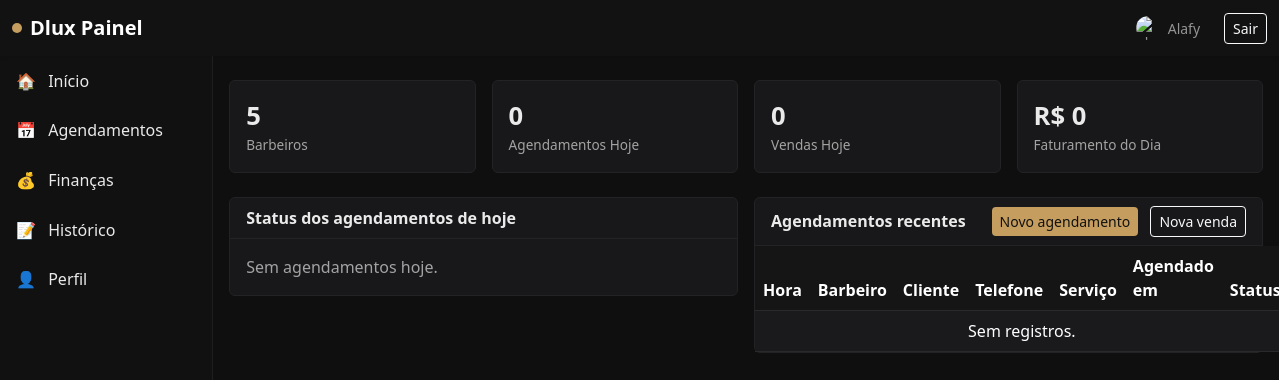
The page /painel/admin/ (signed in) on the database as committed earlier.
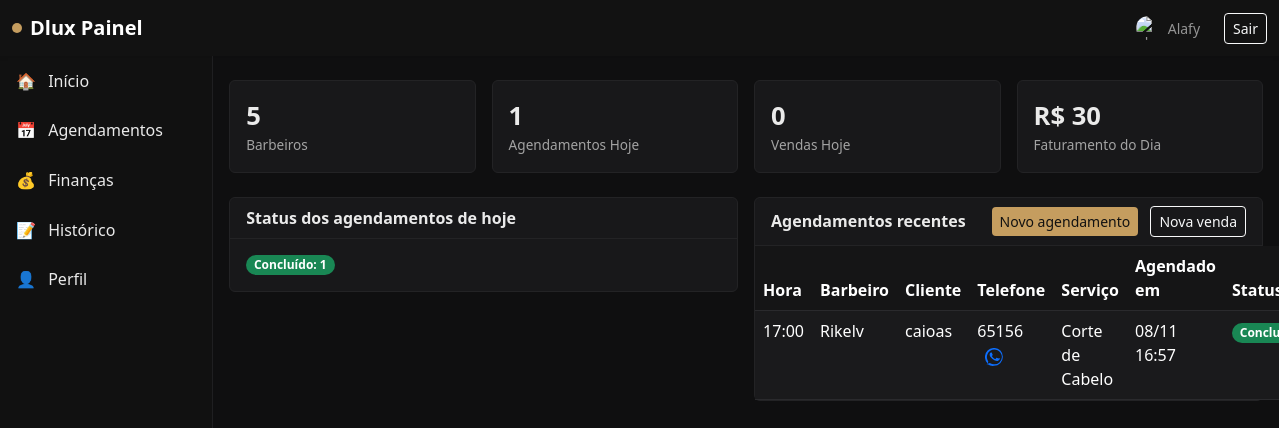
The same page on the database as committed later.
### appointments/models.py (models this page shows, shortened)
class Appointment(models.Model):
    STATUS_SCHEDULED = 'scheduled'
    STATUS_DONE = 'done'
    STATUS_CANCELLED = 'cancelled'
    STATUS_CHOICES = [
        (STATUS_SCHEDULED, 'Agendado'),
        (STATUS_DONE, 'Finalizado'),
        (STATUS_CANCELLED, 'Cancelado'),
    ]
    barber = models.ForeignKey(User, on_delete=models.CASCADE, limit_choices_to={'role': User.BARBER}, related_name='appointments')
    client_name = models.CharField(max_length=120)
    client_phone = models.CharField(max_length=32)
    service = models.ForeignKey(Service, on_delete=models.PROTECT)
    start_datetime = models.DateTimeField()
    end_datetime = models.DateTimeField()
    status = models.CharField(max_length=12, choices=STATUS_CHOICES, default=STATUS_SCHEDULED)
    notes = models.TextField(blank=True)
    created_at = models.DateTimeField(auto_now_add=True)
    class Meta:
        indexes = [
            models.Index(fields=['barber', 'start_datetime']),
            models.Index(fields=['status']),
        ]

### users/models.py (models this page shows, shortened)
class User(AbstractUser):
    BARBER = 'barber'
    ADMIN = 'admin'
    ROLE_CHOICES = [
        (BARBER, 'Barbeiro'),
        (ADMIN, 'Administrador'),
    ]
    role = models.CharField(max_length=16, choices=ROLE_CHOICES, default=BARBER)
    display_name = models.CharField(max_length=255, blank=True)
    avatar = models.ImageField(upload_to='avatars/', blank=True, null=True)
    phone = models.CharField(max_length=32, blank=True)

### services/models.py (models this page shows, shortened)
class Service(models.Model):
    title = models.CharField(max_length=120)
    price = models.DecimalField(max_digits=8, decimal_places=2)
    duration_minutes = models.PositiveIntegerField(default=30)
    active = models.BooleanField(default=True)

### users/views.py (the view)
# urls.py: path('painel/admin/', dashboard_admin, name='dashboard_admin'),
@login_required
def dashboard_admin(request: HttpRequest):
    now_local = timezone.localtime()
    Appointment.objects.filter(status='scheduled', end_datetime__lte=timezone.now()).update(status='done')
    today_start = now_local.replace(hour=0, minute=0, second=0, microsecond=0)
    today_end = today_start + timezone.timedelta(days=1)
    appts_today = Appointment.objects.filter(
        start_datetime__gte=today_start,
        start_datetime__lt=today_end,
    )
    sales_today = Sale.objects.filter(
        created_at__gte=today_start,
        created_at__lt=today_end,
        status='paid'
    )
    status_breakdown = appts_today.values('status').annotate(c=Count('id'))
    appts_done_today = appts_today.filter(status='done')
    appts_value_today = appts_done_today.aggregate(total=Sum('service__price'))['total'] or 0
    sales_value_today = sales_today.aggregate(total=Sum('amount'))['total'] or 0
    sales_total = (appts_value_today or 0) + (sales_value_today or 0)
    barbers_count = 5
    return render(request, 'dashboard_admin.html', {
        'kpis': {
            'appointments_count': appts_today.count(),
            'sales_count': sales_today.count(),
            'sales_total': sales_total,
            'barbers_count': barbers_count,
        },
        'status_breakdown': status_breakdown,
        'appointments_today': appts_today.order_by('start_datetime')[:10],
    })

### templates/dashboard_admin.html (shortened to what the changed rows need)
{% extends 'base.html' %}
{% block content %}
<div class="row g-3 mb-4">
  <div class="col-sm-6 col-lg-3">
    <div class="card card-panel">
      <div class="card-body">
        <div class="kpi">{{ kpis.appointments_count }}</div>
        <div class="kpi-label">Agendamentos Hoje</div>
      </div>
    </div>
  </div>
  <div class="col-sm-6 col-lg-3">
    <div class="card card-panel">
      <div class="card-body">
        <div class="kpi">R$ {{ kpis.sales_total }}</div>
        <div class="kpi-label">Faturamento do Dia</div>
      </div>
    </div>
  </div>
</div>
<div class="row g-3">
  <div class="col-lg-6">
    <div class="card card-panel mb-4">
      <div class="card-body">
        {% if status_breakdown %}
          <div class="d-flex flex-wrap gap-2">
            {% for item in status_breakdown %}
              {% if item.status == 'scheduled' %}
                <span class="badge rounded-pill text-bg-secondary">Agendado: {{ item.c }}</span>
              {% elif item.status == 'done' %}
                <span class="badge rounded-pill bg-success">Concluído: {{ item.c }}</span>
              {% elif item.status == 'cancelled' %}
                <span class="badge rounded-pill bg-danger">Cancelado: {{ item.c }}</span>
              {% elif item.status == 'no_show' %}
                <span class="badge rounded-pill bg-warning text-dark">Faltou: {{ item.c }}</span>
              {% else %}
                <span class="badge rounded-pill badge-accent">{{ item.status }}: {{ item.c }}</span>
              {% endif %}
            {% endfor %}
          </div>
        {% else %}
          <div class="muted">Sem agendamentos hoje.</div>
        {% endif %}
      </div>
    </div>
  </div>
  <div class="col-lg-6">
    <div class="card card-panel mb-4">
      <div class="card-body p-0">
        <table class="table table-dark table-striped mb-0">
          <thead>
            <tr>
              <th style="width: 80px;">Hora</th>
              <th>Barbeiro</th>
              <th>Cliente</th>
              <th>Telefone</th>
              <th>Serviço</th>
              <th style="width: 140px;">Agendado em</th>
              <th style="width: 140px;">Status</th>
            </tr>
          </thead>
          <tbody>
            {% for a in appointments_today %}
            <tr>
              <td>{{ a.start_datetime|date:'H:i' }}</td>
              <td>
                {{ a.barber.display_name|default:a.barber.username }}
              </td>
              <td>{{ a.client_name }}</td>
              <td>
                {{ a.client_phone }}
                {% if a.client_phone %}
                  <a href="https://wa.me/{{ a.client_phone }}" target="_blank" class="ms-2" title="WhatsApp">
                  </a>
                {% endif %}
              </td>
              <td>
                {{ a.service.title }}
              </td>
              <td>{{ a.created_at|date:'d/m H:i' }}</td>
              <td>
                {% if a.status == 'scheduled' %}
                  <span class="badge rounded-pill text-bg-secondary">Agendado</span>
                {% elif a.status == 'done' %}
                  <span class="badge rounded-pill bg-success">Concluído</span>
                {% elif a.status == 'cancelled' %}
                  <span class="badge rounded-pill bg-danger">Cancelado</span>
                {% else %}
                  <span class="badge rounded-pill badge-accent">{{ a.status }}</span>
                {% endif %}
              </td>
            </tr>
            {% empty %}
            <tr>
              <td colspan="7" class="text-center muted">Sem registros.</td>
            </tr>
            {% endfor %}
          </tbody>
        </table>
      </div>
    </div>
  </div>
</div>
{% endblock %}

Rows that differ between the two databases and show on the page:
added Appointment: start_datetime "17:00", barber.display_name "Rikelv", client_name "caioas", client_phone "65156", service "Corte de Cabelo", created_at "08/11 16:57", status "Concluído"
Other text that changed with them:
{{ kpis.appointments_count }}: "0" → "1"
{{ kpis.sales_total }}: "0" → "30"
new list line: "Concluído: 1"
text no longer shown: "Sem agendamentos hoje. Sem registros."
